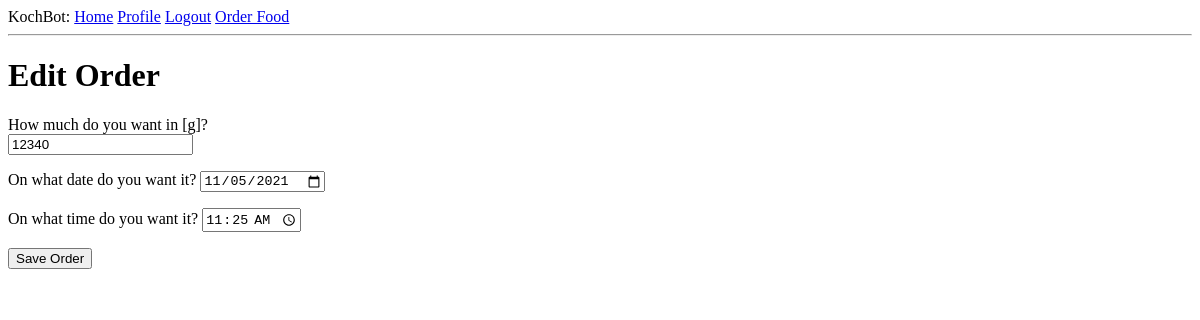
/edit_order/1 (signed in), run on an earlier commit of the app's database.
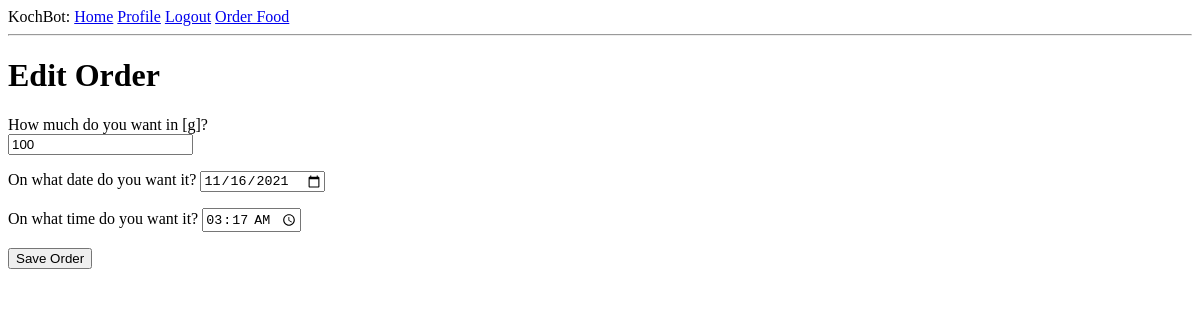
And on a later commit of the database.
### app/models.py (models this page shows, shortened)
class Order(db.Model):
    id = db.Column(db.Integer, primary_key = True)
    food = db.Column(db.String(140))
    timestamp = db.Column(db.DateTime,  default=datetime.utcnow)
    amount = db.Column(db.Integer())
    finished_at = db.Column(db.DateTime, index = True)
    start_at = db.Column(db.DateTime)
    user_id = db.Column(db.Integer, db.ForeignKey('user.id'))
    cooking = db.Column(db.Boolean, default = False)

### app/routes.py (the view)
@app.route('/edit_order/<id>', methods=["GET", "POST"])
@login_required
def edit_order(id):
    form = EditOrderForm()
    order = Order.query.filter_by(id=id).first_or_404()
    if form.validate_on_submit():
        order.amount = form.amount.data
        order.finished_at = datetime.combine(form.date.data, form.time.data)
        order.start_at = order.finished_at - timedelta(minutes=10)
        if datetime.now() >= order.start_at:
            flash("Not possible to change that order.\nPossible Errors:\n\t-Already cooked\n\t-No free slot")
        else:
            db.session.add(order)
            db.session.commit()
            print("[Old Job]", end=": ")
            print(scheduler.get_job(order.id))
            scheduler.get_job(order.id).reschedule('date', run_date=order.start_at)
            print("[New Job]", end=": ")
            print(scheduler.get_job(order.id))
            flash('Your changes have been saved')
            return redirect( url_for('index'))
    elif request.method == "GET":
        form.amount.data = order.amount
        form.date.data = order.finished_at
        form.time.data = order.finished_at
    return render_template('edit_order.html', title="Edit order", form=form, order=order)

### app/forms.py
class EditOrderForm(FlaskForm):
    amount = IntegerField("How much do you want in [g]?", validators=[DataRequired()])
    date = DateField("On what date do you want it?", validators=[DataRequired()])
    time = TimeField("On what time do you want it?", validators=[DataRequired()])
    submit = SubmitField('Save Order')

### app/models.py (called while the page is built)
@login.user_loader
def load_user(id):
    return User.query.get(int(id))

### app/templates/edit_order.html (shortened to what this page needs)
{% extends "base.html" %}
{% block content %}
    <h1>Edit Order</h1>
    <form action="" method="post">
        <p>
            {{ form.amount.label }}<br>
            {{ form.amount(size=32, class="editOrderAmount") }}<br>
        </p>
        <p>
            {{ form.date.label }}
            {{ form.date(class="editOrderDate") }}
        </p>
        <p>
            {{ form.time.label }}
            {{ form.time(class="editOrderTime")}}
        </p>
        <p>{{ form.submit() }}</p>
    </form>
{% endblock %}

What changed in the data, as far as the page shows it:
no longer on this page (row edited): Order: amount "12340"
Also different on the page:
form field amount: (not shown) → "100"
form field date: "11/05/2021" → "11/16/2021"
form field time: "11:25" → "03:17"
